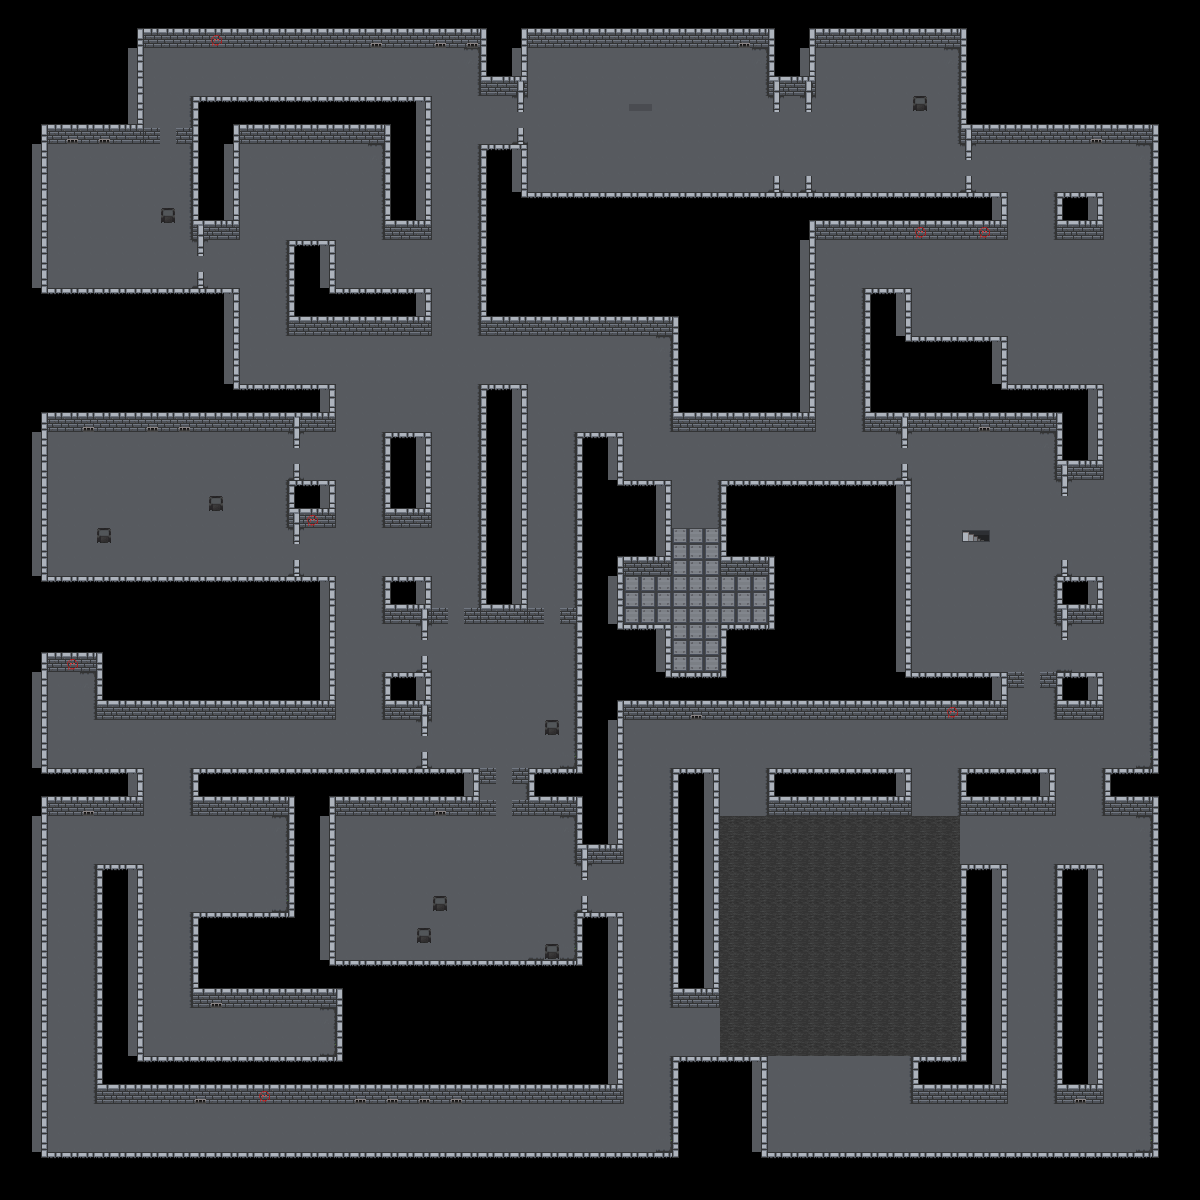

Rendered tile map (Tiled .tmx) drawn with the repository's tilesets; below, a short description and the map source with its tile grids summarised:
An orthogonal 75x75 tile map with 16x16 px tiles, 4 tile layers (Layer1, navigation, wall, wall2).

<map version="1.2" tiledversion="1.2.4" orientation="orthogonal" renderorder="right-down" width="75" height="75" tilewidth="16" tileheight="16" infinite="0" nextlayerid="2" nextobjectid="1">
 <tileset firstgid="1" source="Dungeon1-Tileset v3.tsx" />
 <layer id="1" name="Layer1" width="75" height="75">
  <data>[5625 cells, 2790 non-empty, 9 distinct tile ids]</data>
 </layer>
 <layer id="2" name="navigation" width="75" height="75">
  <data>[5625 cells, 2755 non-empty, 1 distinct tile ids]</data> 
 </layer>
 <layer id="3" name="wall" width="75" height="75">
  <data>[5625 cells, 1458 non-empty, 12 distinct tile ids]</data> 
 </layer>
 <layer id="4" name="wall2" width="75" height="75">
  <data>[5625 cells, 2176 non-empty, 29 distinct tile ids]</data>
 </layer>
</map>
